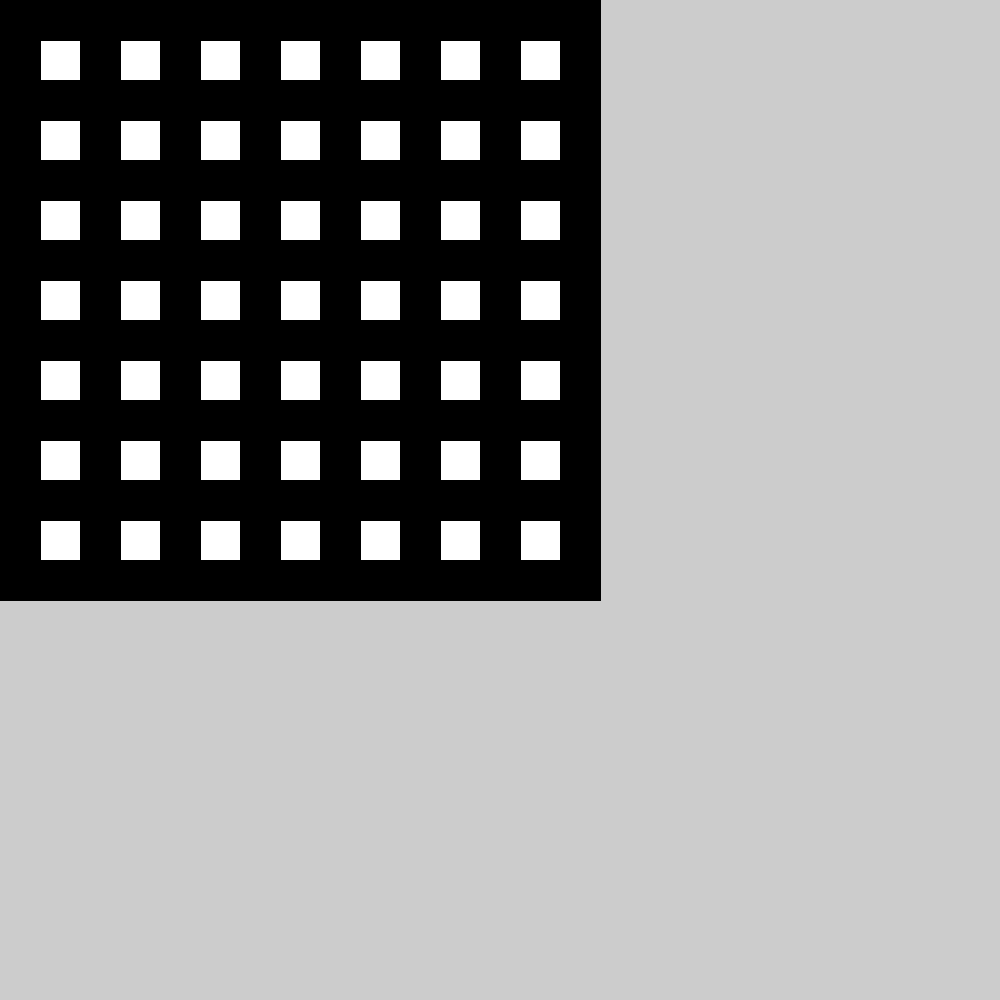
Frame 1 (no input)
Frame 60 (the mouse pressed at the canvas centre just before this capture): identical to frame 1, image omitted
Frame 120 (the mouse held since frame 60 and released just before this capture): identical to frame 1, image omitted

The Processing sketch that drew this single still picture (run headless with seeded random() and noise(); from frame 60 on, the mouse is pressed at the canvas centre):

// Processing sketch: Debugging10
// ── Debugging10.pde
boolean jobsDone = true;

void setup()
{
    size(1000,1000);
    drawGrid(15, 15, 40);
    
    if (isJobDone())
    {
        println("Job's done!"); 
    }
}

void draw() {

}

boolean isJobDone()
{
    return jobsDone;    
}


void drawGrid(int numberOfHorizontalCells, int numberOfVerticalCells, int cellSideLength)
{
    for (int x = 0; x < numberOfHorizontalCells; x++)
 {   
        for (int y = 0; y < numberOfVerticalCells; y++)
        {
         
            if (x % 2 == 0 || y % 2==0) // Kan ikke se hvad du ønsker at tegne men jeg går udfra at det her er resultatet altså at skifte && ud med ||
            {
             
                fill(0);
              
            
            }else if (y % 2==1 && x % 2 == 1 ){
              
                fill(255);
              
            }
            rect(x * cellSideLength, y * cellSideLength, cellSideLength, cellSideLength);  
            
        }
    }
}
